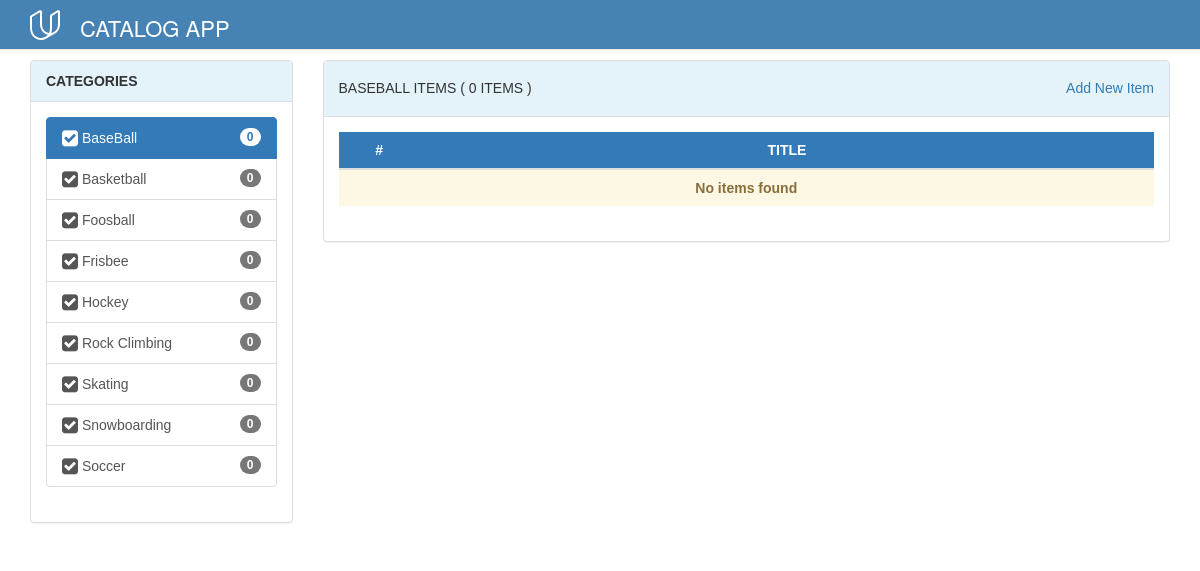
Screenshot of /catalog/categories/BaseBall/ with the database file from the repository.
### database_setup.py (models this page shows, shortened)
class Category(Base):
    __tablename__ = 'category'
    id = Column(Integer, primary_key=True)
    name = Column(String(80), nullable=False)
    date = Column(DateTime,
                  default=datetime.datetime.now(),
                  onupdate=datetime.datetime.now()
                  )

### project.py (the view)
@app.route('/catalog/categories/<category_name>/')
def getCategoryItems(category_name):
    categories = queryitems('categories')
    selected_category = session.query(
        Category).filter_by(name=category_name).one()
    items = session.query(CategoryItem).filter_by(
        category_id=selected_category.id).all()
    try:
        user = catalog_session['username']
        authid = catalog_session['authid']
    except KeyError:
        user = None
        authid = ''
    return render_template(
        'category_detail.html',
        selected_category=selected_category,
        user=user,
        authid=authid,
        items=items,
        categories=categories,
        itemscount=len(items)
    )

### templates/category_detail.html (shortened to what this page needs)
<!DOCTYPE html>
<html lang="en">
<head>
  <link rel="stylesheet" href="https://maxcdn.bootstrapcdn.com/bootstrap/3.3.6/css/bootstrap.min.css">
  <link rel=stylesheet type=text/css href="{{ url_for('static', filename='styles.css') }}">
  <link rel=stylesheet type=text/css href="https://maxcdn.bootstrapcdn.com/font-awesome/4.7.0/css/font-awesome.min.css">
</head>
<body class="fullbleed layout vertical">
  <nav class="navbar navbar-default navbar-fixed-top">
    <div class="container">
      <div class="navbar-header">
        <div id="divLogo">
          <a class="pull-right" href="/">
            <span>
          </span>
            <span class="divLogoText pull-right" >CATALOG APP</span>
             </a>
        </div>
      </div>
      <div class="navbar-collapse collapse">
      </div>
    </div>
  </nav>
  <div class="container">
    <div class="row">
      <div class="col-md-3">
        <div class="panel panel-default">
          <div class="panel-heading"><span class="text-center">CATEGORIES</span>
          </div>
          <div class="panel-body">
            <div class="list-group">
              {% for category in categories %}
              <a class="list-group-item {{" active " if category.name==selected_category.name}}" href="{{ url_for('getCategoryItems', category_name=category.name) }}">
            <i class="fa fa-check-square fa-lg"></i>
            {{ category.name  }}
            <span class="badge badge-default badge-pill">{{ category.conta   }} </span>
          </a> {% endfor %}
            </div>
          </div>
        </div>
      </div>
      <div class="col-md-9">
        <div class="panel panel-default">
          <div class="panel-heading">
            <h5>{{ selected_category.name.upper() }} ITEMS ( {{ itemscount }} ITEMS )<span class="pull-right"><a href="{{ url_for('getCreateItem') }}"> Add New Item </a></span></h5>
          </div>
          <div class="panel-body">
            <table class="table table-striped table-hover table-users">
              <thead>
                <tr class="bg-primary">
                  <th class="col-lg-1 text-center">#</th>
                  <th class="col-lg-9 text-center">TITLE</th>
                </tr>
              </thead>
              <tbody>
                {% if itemscount==0 %}
                <tr>
                  <td class="text-center alert-warning" colspan="4"><b>No items found</b>
                  </td>
                </tr>
                {% endif %}
              </tbody>
            </table>
          </div>
        </div>
      </div>
    </div>
  </div>
</body>
</html>

### static/styles.css (style rules this page uses)
body > .container { padding-top: 60px; color: #212121; font-family: Verdana, Geneva, Tahoma, sans-serif; }
.navbar-default { background-color: #4682B4; }
.panel-default>.panel-heading { font-weight: bold; background-color: #E3F3F9; }
#divLogo { padding-top: 10px; }
.divLogoText { padding-top: 2px; color: #FFFFFF; font-size: 22px; }

### rows the page displays
Category: name "BaseBall", conta "0", name "BASEBALL"
Category: name "Basketball", conta "0"
Category: name "Foosball", conta "0"
Category: name "Frisbee", conta "0"
Category: name "Hockey", conta "0"
Category: name "Rock Climbing", conta "0"
Category: name "Skating", conta "0"
Category: name "Snowboarding", conta "0"
Category: name "Soccer", conta "0"

### other values shown
{{ itemscount }} "0"
